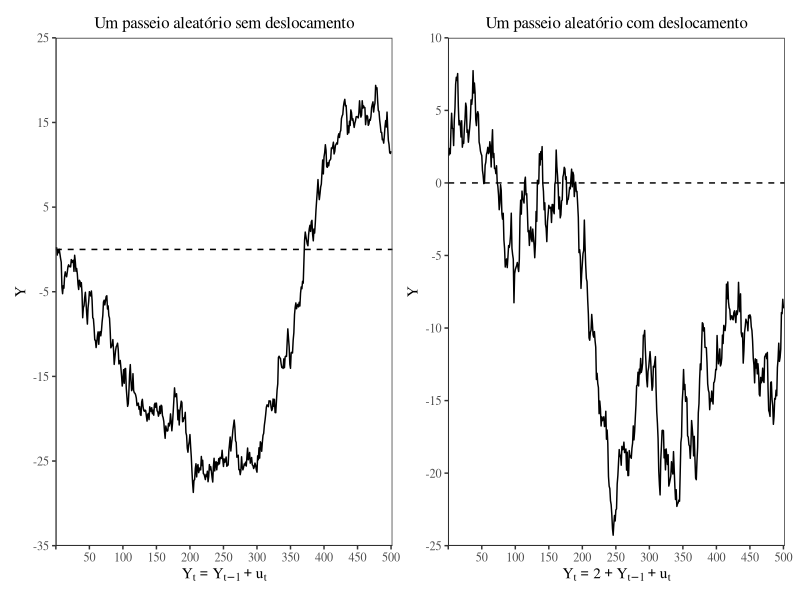
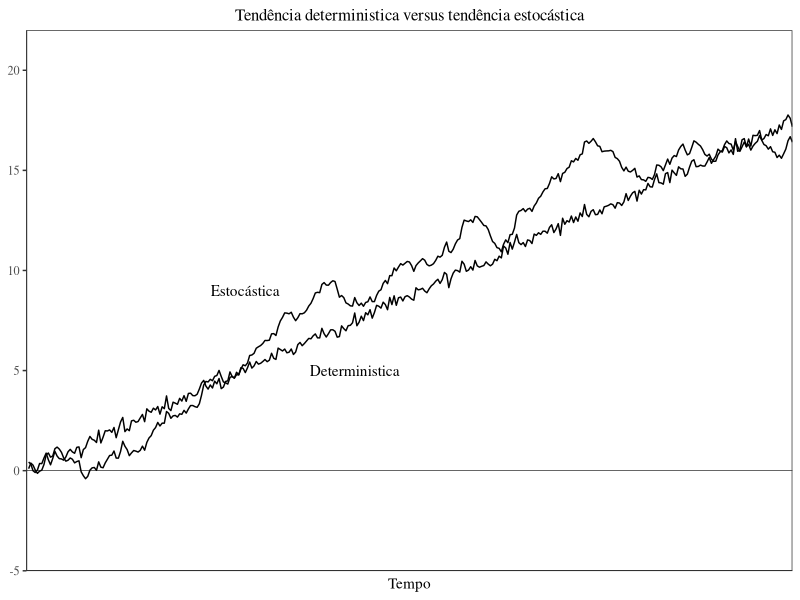

Write R code to recreate these figures, in order.
## ---- chunk 1
knitr::opts_chunk$set(
  echo = TRUE,
  warning = FALSE,
  message = FALSE,
  collapse = TRUE,
  comment = "#>"
)
## ---- chunk 2
library(tidyverse)
library(patchwork)

ts_generate <- function(seed = 420) {
  
  set.seed(seed)
  
  ## length of time series
  TT <- 500
  
  ## initialize {y_t} and {u_t}
  yy <- uu <- rnorm(n = TT, mean = 0, sd = 1)
  
  ## compute values 2 thru TT
  for (t in 2:TT) {
      yy[t] <- yy[t - 1] + uu[t]
  }
  
  my_ts <- tibble(Y = ts(yy),
                Time = time(ts(yy)),
                desloc = 2)
  
  return(my_ts)

}

a <- ts_generate() %>%
  ggplot() +
  geom_line(aes(y=Y, x=Time,)) +
  labs(x = expression(Y[t] == Y[t-1] + u[t]),
       y = expression(Y),
       title = "Um passeio aleatório sem deslocamento") +
  geom_hline(yintercept = 0, lty = 2) +
  scale_x_continuous(expand = c(0,0), limits=c(0,502), breaks=seq.int(0,550,50), labels =c("",seq.int(50,550,50))) +
  scale_y_continuous(expand = c(0,0),limits=c(-35,25), breaks=seq.int(-35,25,10), labels =seq.int(-35,25,10) ) +
  theme_bw() +
  theme(plot.title = element_text(hjust = .5, vjust = .5, family="serif", size = 12),
        axis.text.x  = element_text(hjust = .5, family="serif"),
        axis.title.x = element_text(hjust = .5, family="serif"),
        axis.text.y  = element_text(family="serif"),
        axis.title.y = element_text(hjust = .5, family="serif"),
        axis.line = element_line(size = .2),
        #panel.border = element_blank(),
        panel.grid = element_blank())

b <- ts_generate(054) %>%
  ggplot() +
  geom_line(aes(y=Y, x=Time,)) +
  labs(x = expression(Y[t] == 2 + Y[t-1] + u[t]),
       y = expression(Y),
       title = "Um passeio aleatório com deslocamento") +
  geom_hline(yintercept = 0, lty = 2) +
  scale_x_continuous(expand = c(0,0), limits=c(0,502), breaks=seq.int(0,550,50), labels =c("",seq.int(50,550,50))) +
  scale_y_continuous(expand = c(0,0),limits=c(-25,10), breaks=seq.int(-25,10,5), labels =seq.int(-25,10,5) ) +
  theme_bw() +
  theme(plot.title = element_text(hjust = .5, vjust = .5, family="serif", size = 12),
        axis.text.x  = element_text(hjust = .5, family="serif"),
        axis.title.x = element_text(hjust = .5, family="serif"),
        axis.text.y  = element_text(family="serif"),
        axis.title.y = element_text(hjust = .5, family="serif"),
        axis.line = element_line(size = .2),
        #panel.border = element_blank(),
        panel.grid = element_blank())

a | b
## ---- chunk 3

z <- function(seed) {
set.seed(seed)

TT <- 500
uu <- rnorm(TT, sd = 2)

y_est <- 1
for (t in 2:TT) {
  
  y_est[t] <- 0.5 + y_est[t - 1] + uu[t]
  
}

estocastica <- tibble(
  Y = ts(y_est),
  t = time(ts(y_est)),
  tipo = "Estocástica"
)

y_det <- 0.5*(1:TT) + uu

deterministica <- tibble(
  Y = ts(y_det),
  t = time(ts(y_det)),
  tipo = "Deterministica"
)

  
  p <- ggplot() +
    geom_line(data = estocastica, aes(x = t/10, y = Y/10)) +
    geom_line(data = deterministica, aes(x = t/10, y = Y/10)) +
    geom_hline(yintercept = 0, size = .2) +
    geom_text(aes(x = 10, y = 9, label = "Estocástica"), family = "serif") +
    geom_text(aes(x = 15, y = 5, label = "Deterministica"), family = "serif") +
    labs(x="Tempo", y=NULL, title = "Tendência deterministica versus tendência estocástica", color = NULL) +
    scale_x_continuous(expand = c(0,0), limits = c(0,35)) +
    scale_y_continuous(expand = c(0,0),limits = c(-5,22), breaks = seq.int(-5,20,5))+
  theme_bw() +
  theme(plot.title = element_text(hjust = .5, vjust = .5, family = "serif", size = 12),
        axis.text.x  = element_blank(),
        axis.title.x = element_text(hjust = .5, family = "serif"),
        axis.ticks.x = element_blank(),
        axis.text.y  = element_text(family = "serif"),
        axis.title.y = element_text(hjust = .5, family = "serif"),
        axis.line = element_line(size = .2),
        panel.grid = element_blank(),
        legend.position = c(0.2, 0.8))
    
  return(p)


  
}

z(27)
## ---- chunk 4

tabela_resumo <- list(
  id = c(1,2,3,4,5),
  `Classificação` = c(
    "Passeio aleatório puro",
    "Passeio aleatório com deslocamento",
    "Tendencia determinística",
    "Passeio aleatório com deslocamento e tendência determinística",
    "Tendência determinística com componente autorregressivo AR(1) estacionário"
    ),
  `Descrição` = c(
    "Processo estacionário, sem deslocamento, em diferença (PED) com $\\passeioaleatoriopurodiff$",
    "Tendência estocástica com $\\passeioaleatoriodesldiff$",
    "Processo de tendência estacionária (PTE) após remoção de tendência ($E(Y_t) - Y_t$)",
    "$\\tendenciadetermdesldiff$",
    "Estacionário em tendência determinística"
    ),
  Modelo = c(
    "$\\passeioaleatoriopuro$",
    "$\\passeioaleatoriodesl$",
    "$\\tendenciadeterm$",
    "$\\tendenciadetermdesl$",
    "$\\tendenciadetermAR$"
    ),
  `$\\beta_1$` = c("$=0$", "$\\neq 0$", "$\\neq 0$", "$\\neq 0$", "$\\neq 0$"),
  `$\\beta_2$` = c("$=0$", "$=0$"     , "$\\neq 0$", "$\\neq 0$", "$\\neq 0$"),
  `$\\beta_3$` = c("$=1$", "$=0$"     , "$=0$"     , "$=1$"     , "$< 0$")
  ) %>%
  map_dfc(~rep(.x,2)) %>%
  arrange(id)
## ---- chunk 5
library(kableExtra)
tbl_tex <- tabela_resumo %>%
  mutate(
    `Classificação` = cell_spec(`Classificação`, escape = F, "latex", font_size = 6),
    `Descrição` = cell_spec(`Descrição`, escape = F, "latex", font_size = 6),
    `$\\beta_1$`= cell_spec(`$\\beta_1$`, escape = F, "latex", font_size = 6),
    `$\\beta_2$`= cell_spec(`$\\beta_2$`, escape = F, "latex", font_size = 6),
    `$\\beta_3$`= cell_spec(`$\\beta_3$`, escape = F, "latex", font_size = 6)
         ) %>%
  kable(format = "latex", booktabs = T, escape = F, align = 'ccllccc') %>%
   kable_styling(full_width = F,latex_options = "scale_down" ) %>%
   column_spec(5:7, width = "1.5em") %>%
   column_spec(3, width = "14em") %>%
   column_spec(2, width = "12em", bold = T, ) %>%
   column_spec(1, width = "0.4em")  %>%
   row_spec(0, bold = T, align = 'c') %>%
   collapse_rows(columns = c(1:4), latex_hline = "major", valign = "middle") %>%
   add_header_above(c("Variações no modelo $\\\\seriecheia$" = 7), escape = F)
## ---- chunk 6
TT <- 500

u <- rnorm(TT)
v <- rnorm(TT)

y <- 0
x <- 0

for (t in 2:TT) {
  
  x[t] <- x[t - 1] + u[t]
  y[t] <- y[t - 1] + v[t]
  
}

reg <- lm(y ~ x)
dwats <- car::durbinWatsonTest(reg)

reg$d <- dwats$dw
reg2 <- summary(reg)
reg2$d <- dwats$dw

tb_reg <- coef(reg2)[,1:3] %>%
  as_tibble() %>%
  bind_rows(., tibble(Estimate = reg2$r.squared, `Std. Error` = NA, `t value` = NA)) %>%
  bind_rows(., tibble(Estimate = reg2$d, `Std. Error` = NA, `t value` = NA)) %>%
  mutate(Variable = c("Intercept", "$X$", "$R^2$", "$d$")) %>%
  select(Variable, everything()) %>%
  kable(format = "latex", booktabs = T, escape = F, align = 'lrrr', digits = 3) %>%
  kable_styling(full_width = F)  %>%
  collapse_rows(columns = c(2:4), latex_hline = "major", valign = "middle") 
